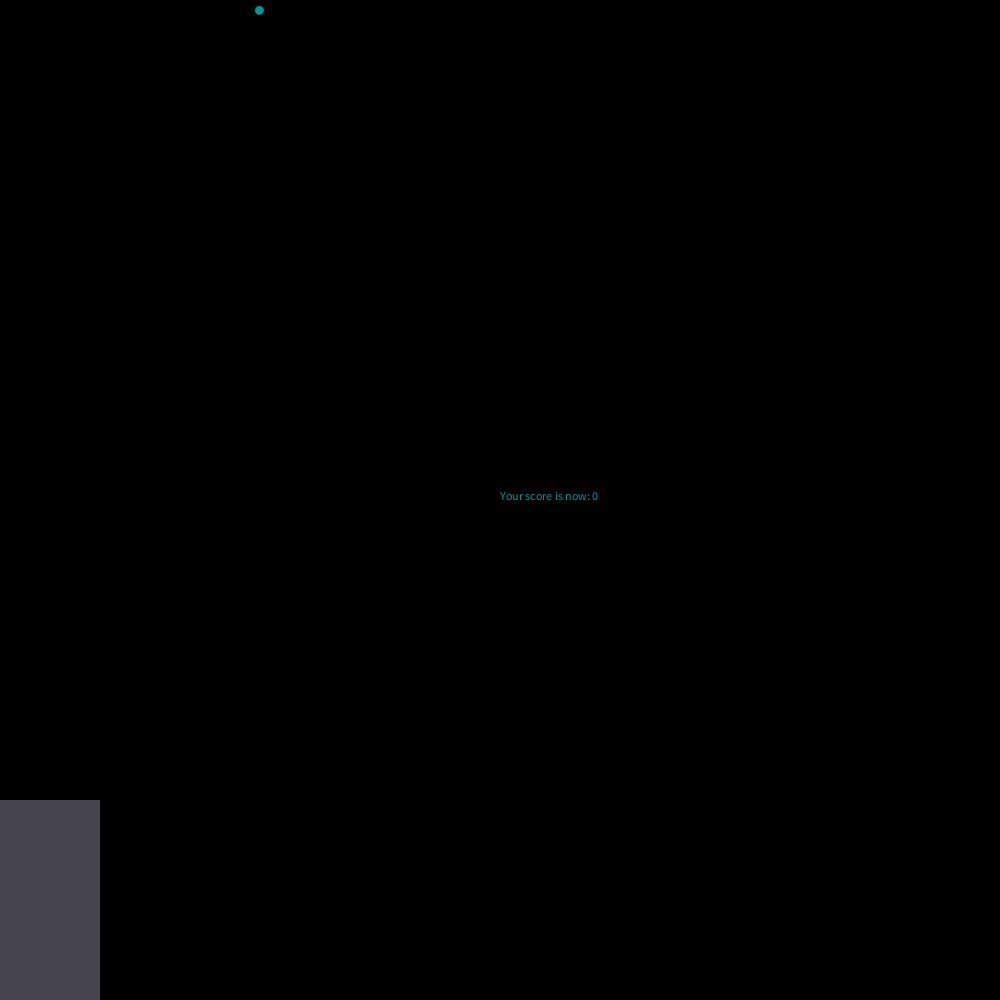
Frame 1 (no input)
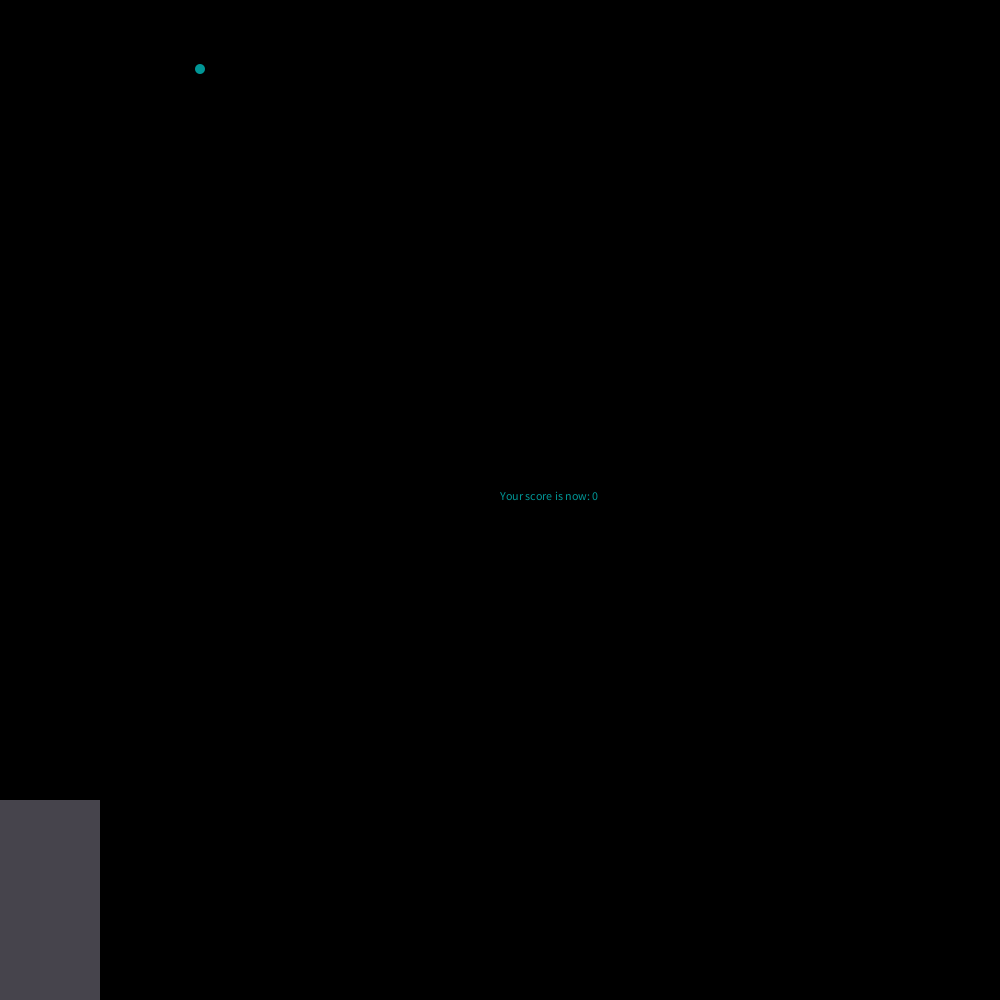
Frame 60 (the mouse pressed at the canvas centre just before this capture)
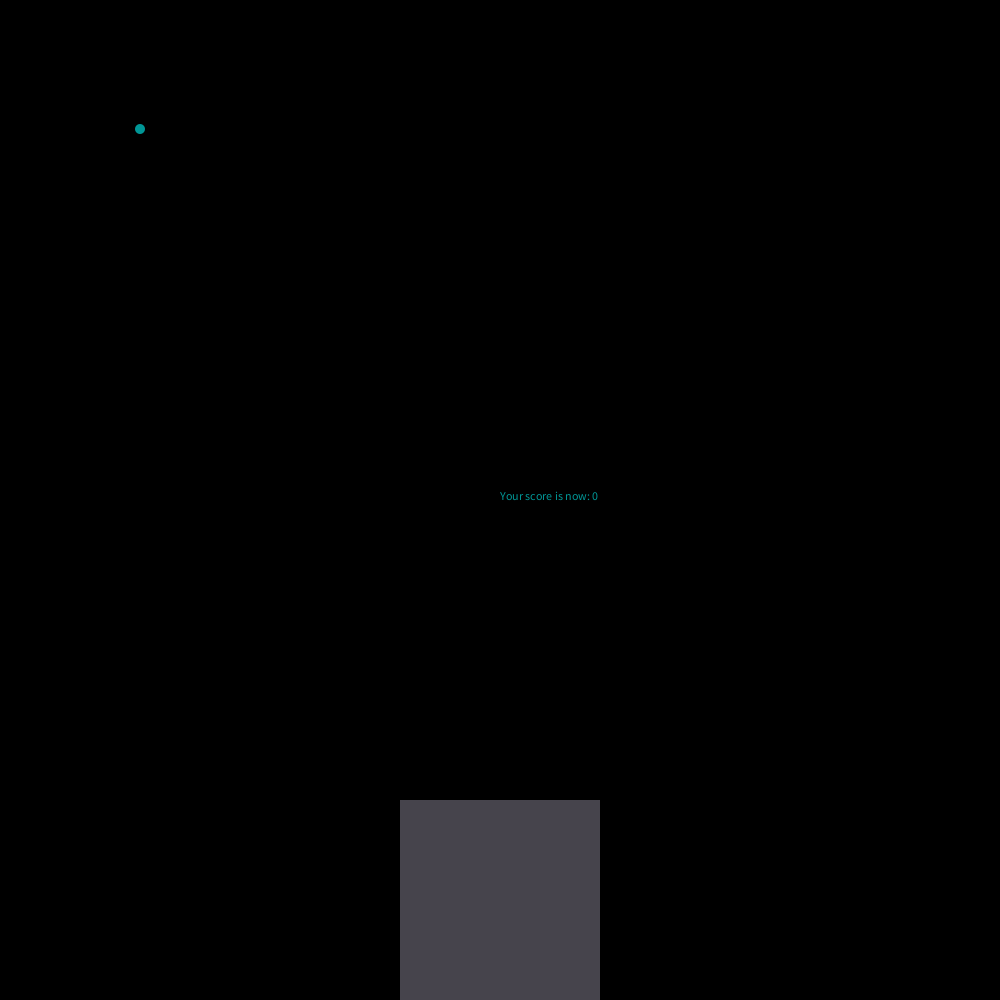
Frame 120 (the mouse held since frame 60 and released just before this capture)

The Processing sketch that drew these frames (run headless with seeded random() and noise(); from frame 60 on, the mouse is pressed at the canvas centre):

// Processing sketch: rain_game
// ── rain_game.pde
void setup() {
  size(1000, 1000);
}
int wind = (int) random(0, width);
int score = 0;
float by = 10;
int bX = (int) random(0, 1000);
void draw() {
  background(random(0, 1));
  fill(0, 150, 150);
  ellipse(bX, by, 10, 10);
  text("Your score is now: " + score, width/2, height/2);
  by = by+score+1;
  windforraindrop();
  noStroke();
  fill(70, 68, 76);
  rect(mouseX-100, 800, 200, 200);
  if(by>999){
    checkCatch(bX);
    bX = (int) random(0, 1000);
    wind = (int) random(0, width);
  }
  if (by>=1000) {
    by = 10;
    bX = (int) random(0, 1000);
    wind = (int) random(0, width);
  }
  if(bX>=width){
    by = 10;
    bX = (int) random(0, width);
    wind = (int) random(0, width);
  }
}
void windforraindrop(){
  if(bX<wind){
    bX += (int) random(1, score+1);
  }
  if(bX>wind){
    bX -= (int) random(1, score+1);
  }
  if(bX==wind){
    wind = (int) random(0, width);
  }
  if(by >= height-400){
    wind = bX;
  }
}
void checkCatch(int x) {
  if (x > mouseX-100 && x < mouseX+100)
    score++;
  else if (score > 0)
    score--;
}
